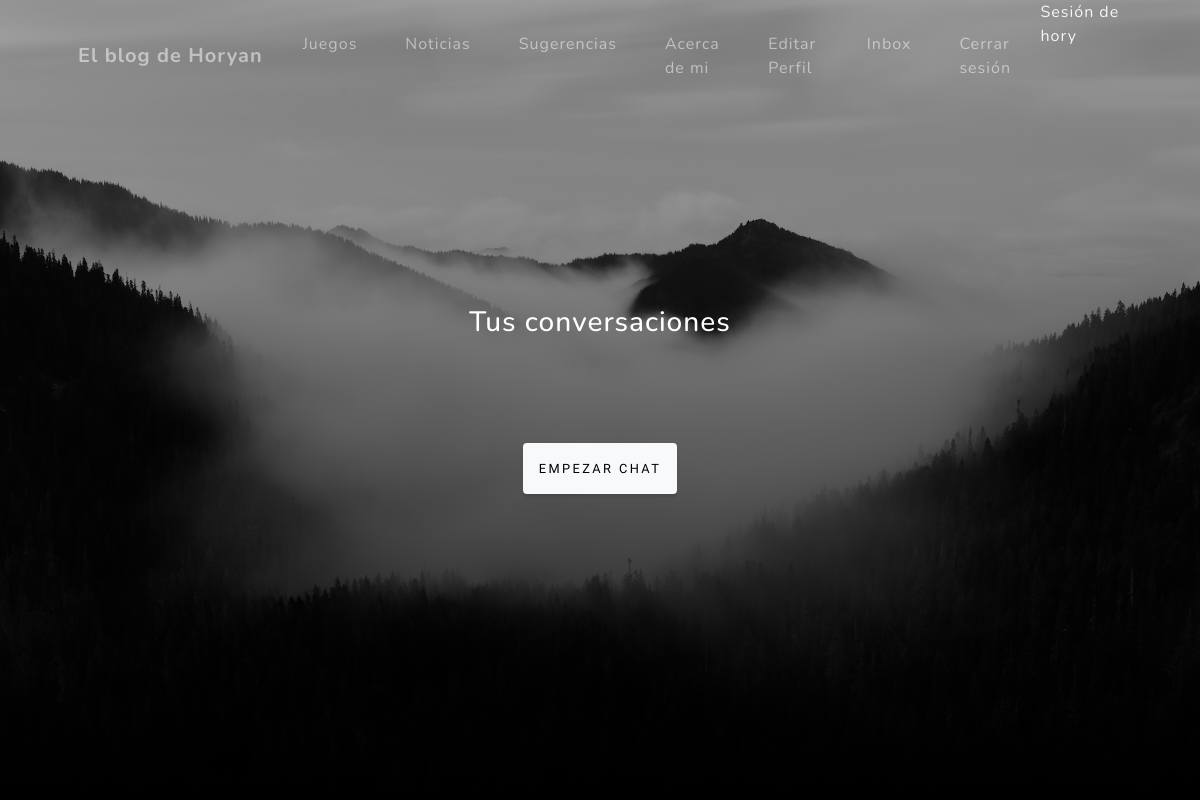
/chat/inbox (signed in), run on an earlier commit of the app's database.
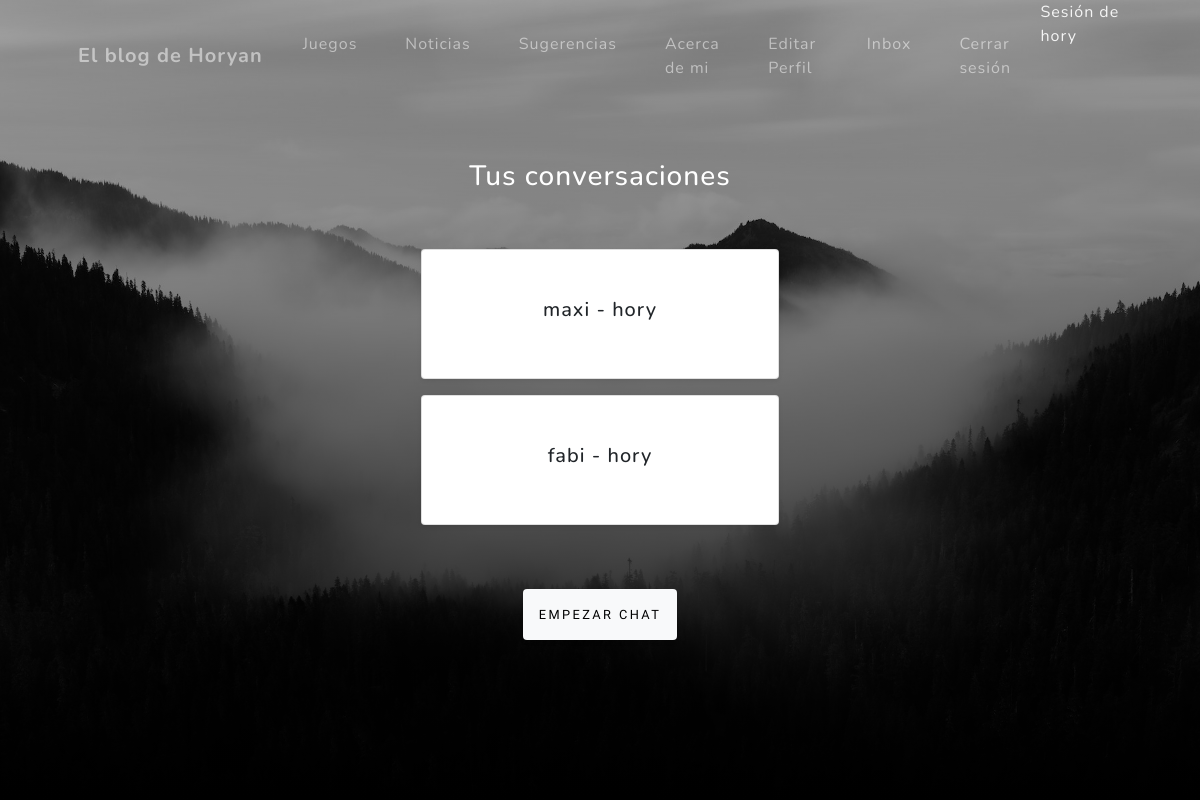
And on a later commit of the database.
### chat/models.py (models this page shows)
class ThreadModel(models.Model):
    user = models.ForeignKey(User, on_delete=models.CASCADE, related_name='+')
    receiver = models.ForeignKey(User, on_delete=models.CASCADE, related_name='+')

### chat/views.py (the view)
# urls.py: path('inbox', ListThreads.as_view(), name = 'inbox'),
class ListThreads(View):
    def get(self, request, *args, **kwargs):
        threads = ThreadModel.objects.filter(Q(user=request.user) | Q(receiver=request.user))
        context = {
            'threads': threads
        }
        return render(request, 'chat/inbox.html', context)

### chat/templates/chat/inbox.html (shortened to what this page needs)
{% extends 'App/padre.html' %}
{% load crispy_forms_tags %}
{% block titulo %}
<div class="container">
    <div class="row">
        <div class="col-md-12 p-5">
            <h3 style="color:white">Tus conversaciones</h3>
        </div>
    </div>
    {% for thread in threads.all %}
    <div class="row mb-3">
        <div class="card col-md-12 p-5 shadow-sm">
            <h5> {{ thread.receiver }} - {{thread.user}}</h5>
        </div>
    </div>
    {% endfor %}
    <div class="row">
        <div class="col-mod-12 p-5">
            <form method="GET" action="{% url 'create-thread' %}">
                <button class="btn btn-light p-3" type="submit"> Empezar chat </button>
            </form>
        </div>
    </div>
</div>
{% endblock %}

What changed in the data, as far as the page shows it:
added ThreadModel: receiver "maxi", user "hory"
added ThreadModel: receiver "fabi", user "hory"
